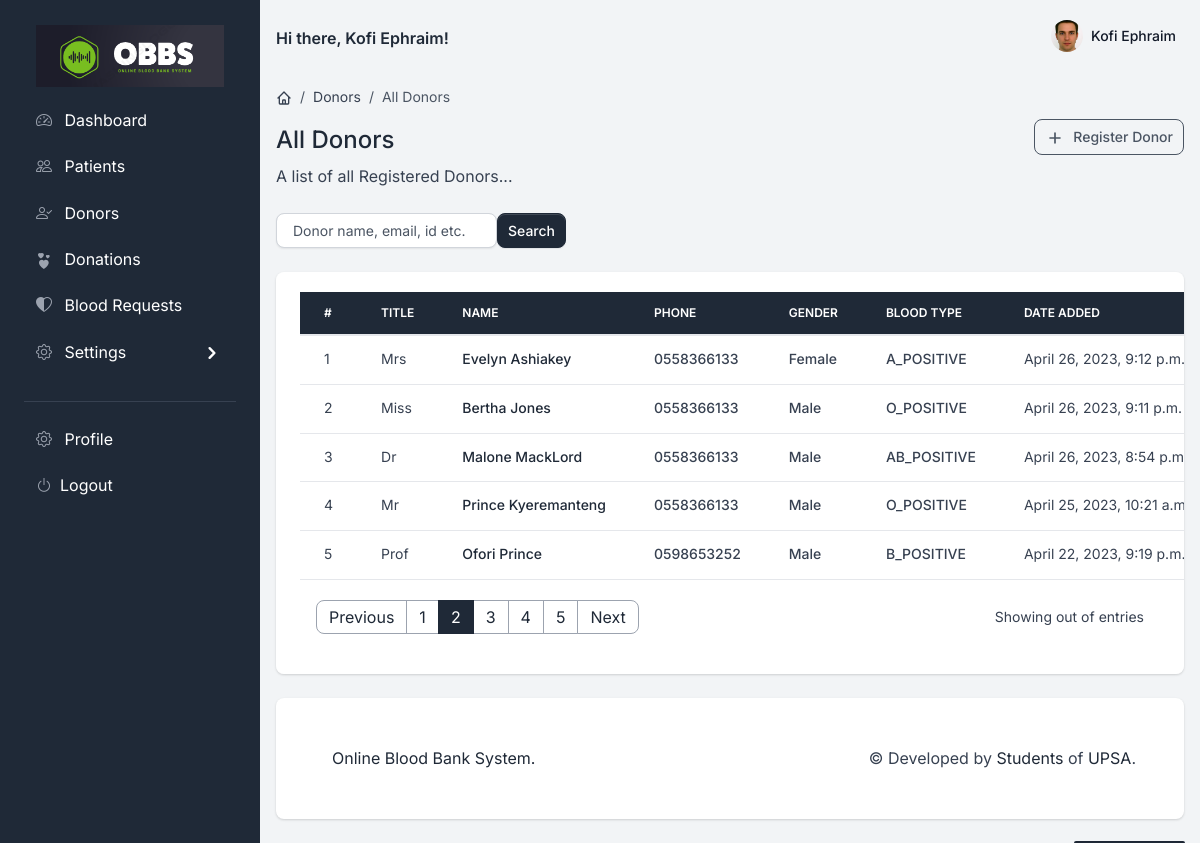
The page /dashboard/donors/ (signed in) on the database its author committed.
### accounts/models.py (models this page shows, shortened)
class User(AbstractBaseUser, PermissionsMixin):
    email = models.EmailField(max_length=255, unique=True)
    fullname = models.CharField(max_length=255, blank=True, null=True)
    phone = models.CharField(max_length=15, blank=True, null=True)
    gender = models.CharField(max_length=15, blank=True, null=True)
    profile_image = models.ImageField(
        upload_to='profile_images', blank=True, null=True)
    is_active = models.BooleanField(default=True)
    is_staff = models.BooleanField(default=False)
    is_superuser = models.BooleanField(default=False)
    is_patient = models.BooleanField(default=False)
    created_by_staff = models.BooleanField(default=False)
    created_at = models.DateTimeField(auto_now_add=True)
    def get_fullname(self):
        return self.fullname if self.fullname else self.email
    objects = AccountManager()
    USERNAME_FIELD = 'email'
    def __str__(self):
        return self.get_fullname()
    class Meta:
        db_table = 'user'
        permissions = [
            ("view_profile", "Can view profile"),
            ("view_setting", "Can view setting"),
            ("change_profile", "Can update profile"),
            ("reset_password", "Can reset password"),
            ("add_user_to_group", "Can add user to group"),
            ("add_patient", "Can add patient"),
            ("change_patient", "Can update patient"),
            ("add_permission_to_user", "Can add permission to user"),
        ]

### dashboard/models.py (models this page shows, shortened)
class Donor(models.Model):
    fullname = models.CharField(max_length=100)
    email = models.EmailField(default="default@gmail.com")
    blood_type = models.CharField(max_length=15)
    dob = models.DateField()
    address = models.CharField(max_length=500)
    phone = models.CharField(max_length=15)
    gender = models.CharField(max_length=10)
    medical_condition = models.CharField(max_length=500)
    title = models.CharField(max_length=10)
    ocupation = models.CharField(max_length=100)
    id_type = models.CharField(max_length=20)
    id_number = models.CharField(max_length=30)
    created_at = models.DateTimeField(auto_now_add=True)
    created_by = models.ForeignKey(User, on_delete=models.CASCADE, null=True)

### dashboard/views/donors.py (the view)
# urls.py: path('donors/', views.DonorsListView.as_view(), name='donors'),
class DonorsListView(PermissionRequiredMixin, View):
    permission_required = ['dashboard.view_department']
    template = 'dashboard/donors.html'
    @method_decorator(MustLogin)
    def get(self, request, *args, **kwargs):
        donors = Donor.objects.all().order_by('-created_at')
        blood_types = BT.__members__.keys()
        titles = T.__members__.keys()
        context = {
            'donors': donors,
            'blood_types': blood_types,
            'titles': titles,
        }
        return render(request, self.template, context)

### dashboard/templates/dashboard/donors.html (shortened to what this page needs)
{% extends "base/base.html" %}
{% load static %}
{% block content %}
<div class="d-flex justify-content-between flex-wrap flex-md-nowrap align-items-center py-4">
    <div class="d-block mb-4 mb-md-0">
        <nav aria-label="breadcrumb" class="d-none d-md-inline-block">
            <ol class="breadcrumb breadcrumb-dark breadcrumb-transparent">
                <li class="breadcrumb-item">
                    <a href="#">
                    </a>
                </li>
                <li class="breadcrumb-item"><a href="#">Donors</a></li>
                <li class="breadcrumb-item active" aria-current="page">All Donors</li>
            </ol>
        </nav>
        <h2 class="h4">All Donors</h2>
        <p class="mb-0">A list of all Registered Donors...</p>
    </div>
    <div class="btn-toolbar mb-2 mb-md-0">
        <div class="btn-group ms-2 ms-lg-3">
            <button type="button" class="btn btn-sm btn-outline-gray-600" data-bs-toggle="modal"
                data-bs-target="#modal-donor"><span><svg class="icon icon-xs me-2" fill="none" stroke="currentColor"
                        viewBox="0 0 24 24" xmlns="http://www.w3.org/2000/svg">
                        <path stroke-linecap="round" stroke-linejoin="round" stroke-width="2"
                            d="M12 6v6m0 0v6m0-6h6m-6 0H6">
                        </path>
                    </svg></span>Register Donor</button>
        </div>
    </div>
</div>
<div class="table-settings mb-4">
    <div class="row align-items-center justify-content-between">
        <div class="col col-md-6 col-lg-3 col-xl-4">
            <div class="input-group me-2 me-lg-3 fmxw-400">
                <form action="{% url 'dashboard:search_donor' %}" method="GET">
                    <div class="row">
                        <div class="col-9 mx-0" style="padding-right: 0;">
                            <input type="text" class="form-control" name="q" placeholder="Donor name, email, id etc.">
                        </div>
                        <div class="col-3 mx-0" style="padding-left: 0;">
                            <span><button class="btn btn-sm btn-primary">Search</button></span>
                        </div>
                    </div>
                </form>
            </div>
        </div>
    </div>
</div>
<div class="card card-body border-0 shadow table-wrapper table-responsive">
    <table class="table table-hover">
        <thead class="table-dark">
            <tr>
                <th class="border-gray-200">#</th>
                <th class="border-gray-200">Title</th>
                <th class="border-gray-200">Name</th>
                <th class="border-gray-200">Phone</th>
                <th class="border-gray-200">Gender</th>
                <th class="border-gray-200">Blood Type</th>
                <th class="border-gray-200">Date Added</th>
            </tr>
        </thead>
        <tbody>
            {% if donors %}
            {% for donor in donors %}
            <tr>
                <td>
                    {{forloop.counter}}
                </td>
                <td>{{donor.title}}</td>
                <td>
                    <a href="#" class="fw-bold">
                        {{donor.fullname}}
                    </a>
                </td>
                <td><span class="fw-bold">{{donor.phone}}</span></td>
                <td><span class="fw-bold">{{donor.gender}}</span></td>
                <td><span class="fw-bold">{{donor.blood_type}}</span></td>
                <td><span class="fw-normal">{{donor.created_at}}</span></td>
            </tr>
            {% endfor %}
            {% else %}
            <tr>
                <td colspan="9">
                    <p class="text-center">No Donor Added Yet</p>
                </td>
            </tr>
            {% endif %}
        </tbody>
    </table>
    <div class="card-footer px-3 border-0 d-flex flex-column flex-lg-row align-items-center justify-content-between">
        <nav aria-label="Page navigation example">
            <ul class="pagination mb-0">
                <li class="page-item">
                    <a class="page-link" href="#">Previous</a>
                </li>
                <li class="page-item">
                    <a class="page-link" href="#">1</a>
                </li>
                <li class="page-item active">
                    <a class="page-link" href="#">2</a>
                </li>
                <li class="page-item">
                    <a class="page-link" href="#">3</a>
                </li>
                <li class="page-item">
                    <a class="page-link" href="#">4</a>
                </li>
                <li class="page-item">
                    <a class="page-link" href="#">5</a>
                </li>
                <li class="page-item">
                    <a class="page-link" href="#">Next</a>
                </li>
            </ul>
        </nav>
        <div class="fw-normal small mt-4 mt-lg-0">Showing <b>{{total_donors}}</b> out of
            entries</div>
    </div>
</div>
{% endblock content %}

### dashboard/templates/includes/navigation.html (shortened to what this page needs)
{% load static %}
<nav class="navbar navbar-top navbar-expand navbar-dashboard navbar-dark ps-0 pe-2 pb-0">
  <div class="container-fluid px-0">
    <div class="d-flex justify-content-between w-100" id="navbarSupportedContent">
      <div class="d-flex align-items-center text-primary">
        <b>Hi there, {{request.user.get_fullname}}!</b>
      </div>
      <ul class="navbar-nav align-items-center">
        <li class="nav-item dropdown ms-lg-3">
          <a class="nav-link dropdown-toggle pt-1 px-0" href="#" role="button" data-bs-toggle="dropdown"
            aria-expanded="false">
            <div class="media d-flex align-items-center">
              <img class="avatar rounded-circle"
                src="{% if request.user.profile_image %} {{ request.user.profile_image.url }} {% else %} {% static '/assets/img/team/profile-picture-3.jpg' %} {% endif %} "
                class="avatar-xl rounded-circle mx-auto mt-n7 mb-4" alt="Neil Portrait">
              <div class="media-body ms-2 text-dark align-items-center d-none d-lg-block">
                <span class="mb-0 font-small fw-bold text-gray-900">
                  {% if request.user.get_fullname %}
                  <strong>{{ request.user.get_fullname }}</strong>
                  {% else %}
                  <strong>Guest</strong>
                  {% endif %}
                </span>
              </div>
            </div>
          </a>
        </li>
      </ul>
    </div>
  </div>
</nav>

### rows shown on the page
User: user.get_fullname "Kofi Ephraim", profile_image (picture)
Donor: title "Mrs", fullname "Evelyn Ashiakey", phone "0558366133", gender "Female", blood_type "A_POSITIVE", created_at "April 26, 2023, 9:12 p.m."
Donor: title "Miss", fullname "Bertha Jones", phone "0558366133", gender "Male", blood_type "O_POSITIVE", created_at "April 26, 2023, 9:11 p.m."
Donor: title "Dr", fullname "Malone MackLord", phone "0558366133", gender "Male", blood_type "AB_POSITIVE", created_at "April 26, 2023, 8:54…"
Donor: title "Mr", fullname "Prince Kyeremanteng", phone "0558366133", gender "Male", blood_type "O_POSITIVE", created_at "April 25, 2023, 10:21…"
Donor: title "Prof", fullname "Ofori Prince", phone "0598653252", gender "Male", blood_type "B_POSITIVE", created_at "April 22, 2023, 9:19 p.m."
